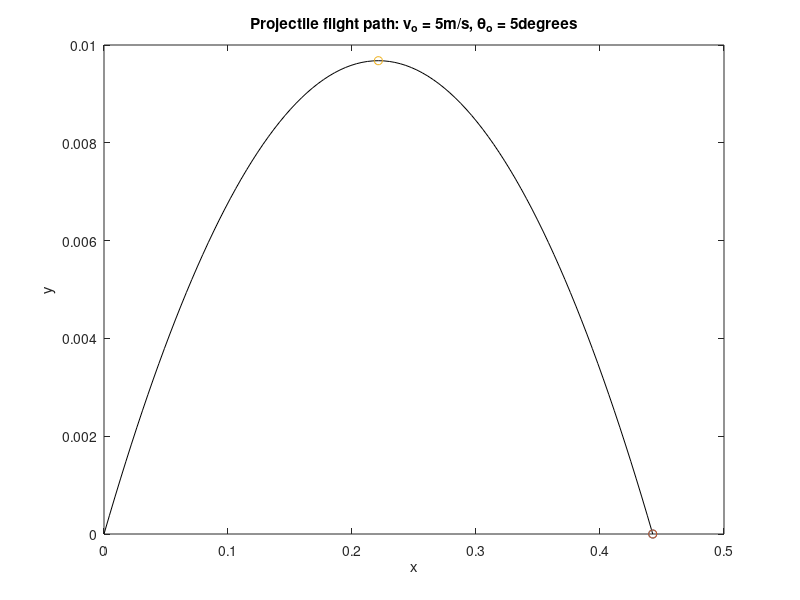
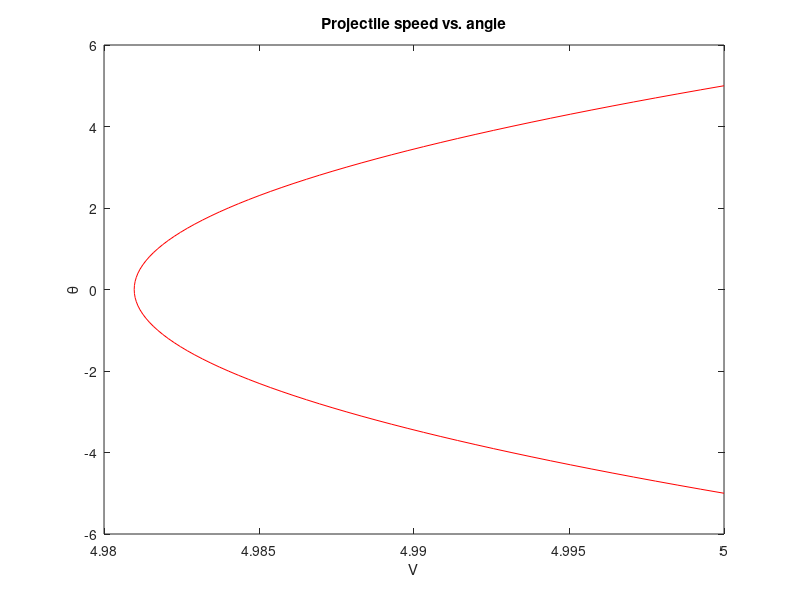

These charts were generated, in order, by the following MATLAB code:
g = 9.81; % Gravity in m/s/s.
vo = input('What is the launch speed in m/s? ');
tho = input('What is the launch angle in degrees? ');
tho = pi*tho/180; % Conversion of degrees to radians.
txmax = (2*vo/g) * sin(tho);
xmax = txmax * vo * cos(tho);
dt = txmax/100;
t = 0:dt:txmax;
x = (vo * cos(tho)) .* t;
y = (vo * sin(tho)) .* t - (g/2) .* t.^2;
vx = vo * cos(tho);
vy = vo * sin(tho) - g .* t;
v = sqrt(vx.*vx + vy.*vy); % Speed
th = (180/pi) .* atan2(vy,vx); % Angular direction
tymax = (vo/g) * sin(tho);
xymax = xmax/2;
ymax = (vo/2) * tymax * sin(tho);
disp(['Range in meters = ',num2str(xmax),',' ...
' Duration in seconds =', num2str(txmax)])
disp('')
disp(['Maximum altitude in meters = ',num2str(ymax), ...
', Arrival at this altitude in seconds = ', num2str(tymax)])
plot(x,y,'k',xmax,y(size(t)),'o',xmax/2,ymax,'o')
title(['Projectile flight path: v_o = ', num2str(vo), 'm/s' ...
', \theta_o = ', num2str(180*tho/pi), 'degrees'])
xlabel('x'), ylabel('y') % Plot of Figure 1.
figure % Creates a new figure.
plot(v,th,'r')
title('Projectile speed vs. angle')
xlabel('V'), ylabel('\theta') % Plot of Figure 2.